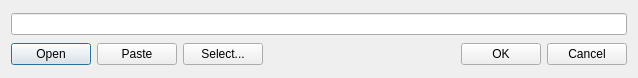
<?xml version="1.0" encoding="UTF-8"?>
<ui version="4.0">
 <class>LinkDlg</class>
 <widget class="QDialog" name="LinkDlg">
  <property name="geometry">
   <rect>
    <x>0</x>
    <y>0</y>
    <width>638</width>
    <height>78</height>
   </rect>
  </property>
  <property name="windowTitle">
   <string>Add/Edit Link</string>
  </property>
  <layout class="QGridLayout" name="gridLayout">
   <item row="0" column="0" colspan="6">
    <widget class="QLineEdit" name="lineLink"/>
   </item>
   <item row="1" column="0">
    <widget class="QPushButton" name="pushOpen">
     <property name="text">
      <string>Open</string>
     </property>
    </widget>
   </item>
   <item row="1" column="1">
    <widget class="QPushButton" name="pushPaste">
     <property name="text">
      <string>Paste</string>
     </property>
    </widget>
   </item>
   <item row="1" column="2">
    <widget class="QPushButton" name="pushSelect">
     <property name="text">
      <string>Select...</string>
     </property>
    </widget>
   </item>
   <item row="1" column="3">
    <spacer name="horizontalSpacer">
     <property name="orientation">
      <enum>Qt::Horizontal</enum>
     </property>
     <property name="sizeHint" stdset="0">
      <size>
       <width>187</width>
       <height>20</height>
      </size>
     </property>
    </spacer>
   </item>
   <item row="1" column="4">
    <widget class="QPushButton" name="pushOk">
     <property name="text">
      <string>OK</string>
     </property>
    </widget>
   </item>
   <item row="1" column="5">
    <widget class="QPushButton" name="pushCancel">
     <property name="text">
      <string>Cancel</string>
     </property>
    </widget>
   </item>
  </layout>
 </widget>
 <resources/>
 <connections/>
</ui>
